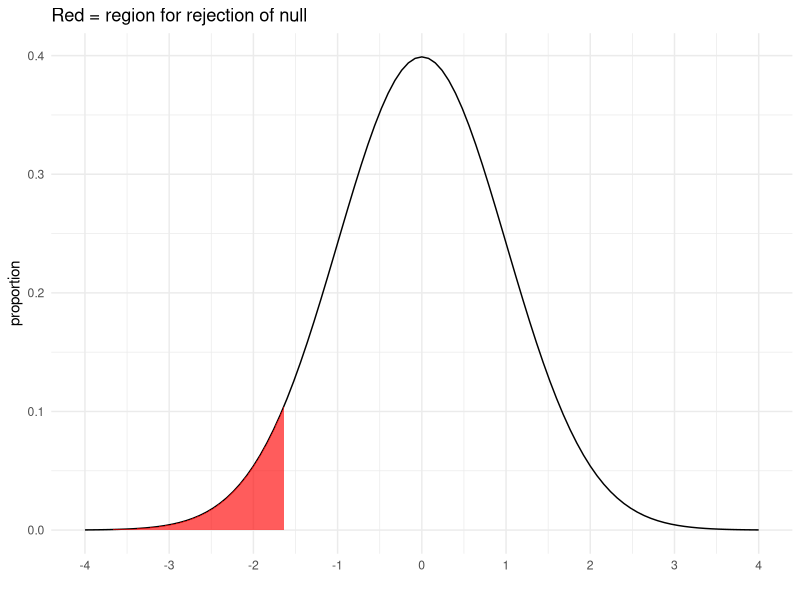
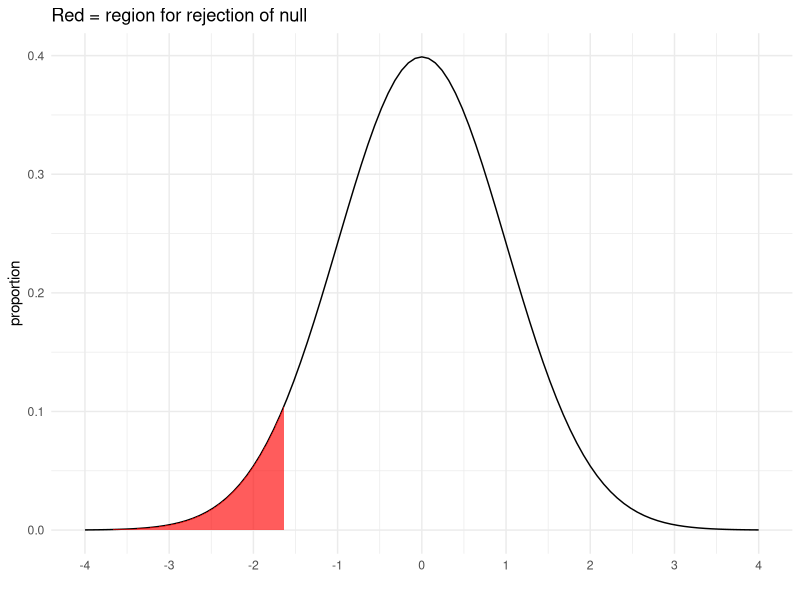

Reproduce these figures in R, in order.
## ---- chunk 1
knitr::opts_chunk$set(echo = TRUE)

library(tidyverse)
## ---- chunk 2
primes <- c( 10.1, 9.3, 9.2, 10.2, 9.3, 9.6, 9.4, 8.8)
## ---- chunk 3


## ---- chunk 4

ggplot(data = data.frame(x = c(-4, 4)), aes(x)) +
  stat_function(fun = dnorm, n = 101, args = list(mean = 0, sd = 1))+
  geom_area(stat = 'function', fun = dnorm, args = list(mean = 0, sd = 1), fill = "red", alpha = 0.4, xlim = c(-4, -1.64))+ # modify the xlim argument 
  geom_area(stat = 'function', fun = dnorm, args = list(mean = 0, sd = 1), fill = "red", alpha = 0.4, xlim = c(-4, -1.64))+ # modify the xlim argument
  scale_x_continuous(breaks = seq(-4,4,1))+ labs(x = "", y = "proportion")+
  theme_minimal()+
  ggtitle("Red = region for rejection of null")


## ---- chunk 5


## ---- chunk 6

## ---- chunk 7


## ---- chunk 8


## ---- chunk 9

ggplot(data = data.frame(x = c(-4, 4)), aes(x)) +
  stat_function(fun = dnorm, n = 101, args = list(mean = 0, sd = 1))+
  geom_area(stat = 'function', fun = dnorm, args = list(mean = 0, sd = 1), fill = "red", alpha = 0.4, xlim = c(-4, -1.64))+ # modify the xlim argument 
  geom_area(stat = 'function', fun = dnorm, args = list(mean = 0, sd = 1), fill = "red", alpha = 0.4, xlim = c(-4, -1.64))+ # modify the xlim argument
  scale_x_continuous(breaks = seq(-4,4,1))+ labs(x = "", y = "proportion")+
  theme_minimal()+
  ggtitle("Red = region for rejection of null")


## ---- chunk 10


## ---- chunk 11

## ---- chunk 12


